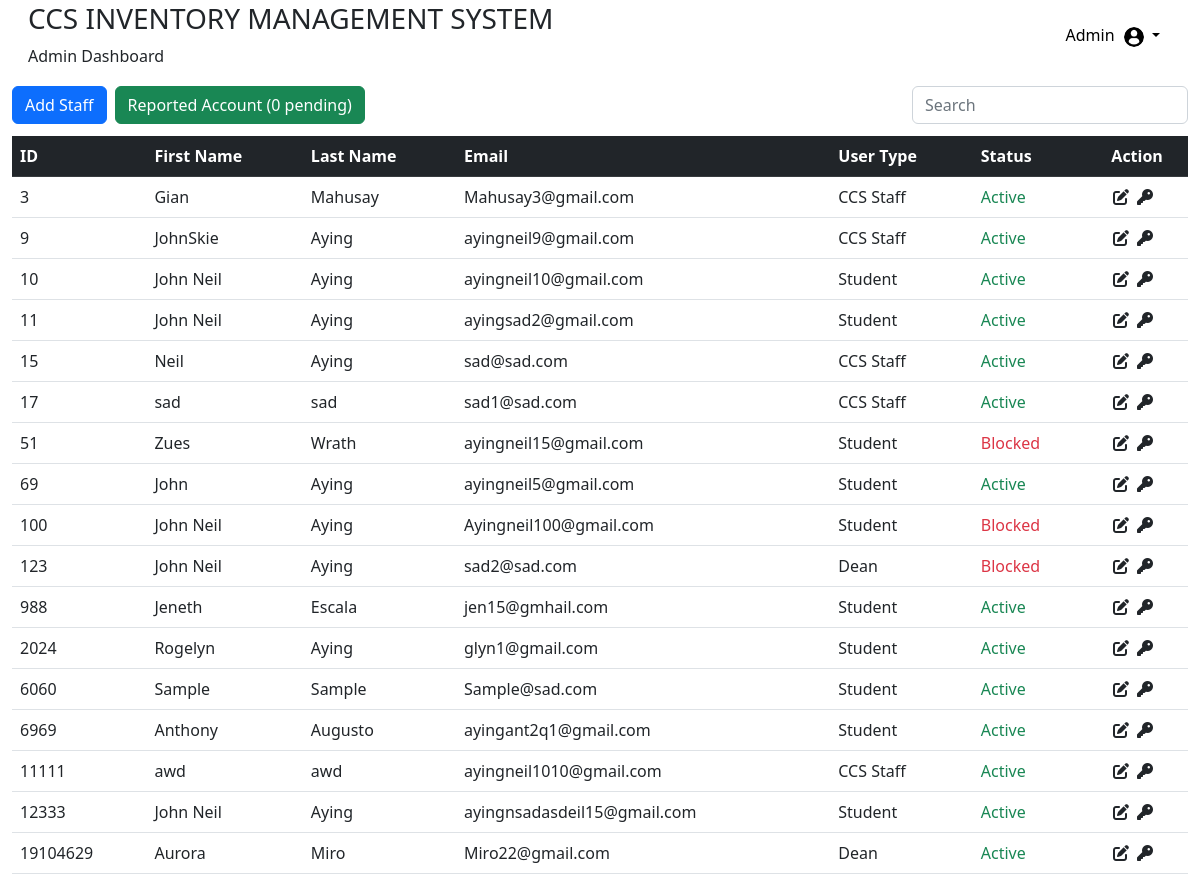
The app's page /DashboardAdmin/adminPage.php (signed in) with its own data.
### tables this page shows
CREATE TABLE `tblusers` (
  `id` int(11) NOT NULL,
  `addedbyid` int(11) NOT NULL,
  `usertype` varchar(50) NOT NULL,
  `fname` varchar(50) NOT NULL,
  `lname` varchar(50) NOT NULL,
  `password` varchar(50) NOT NULL,
  `online_status` enum('online','offline') DEFAULT 'offline',
  `status` varchar(20) NOT NULL,
  `email` varchar(50) NOT NULL,
  `gender` varchar(50) NOT NULL,
  `department` varchar(50) NOT NULL,
  `approveby` varchar(50) DEFAULT NULL,
  `datetimeregister` datetime DEFAULT NULL,
  `datetimeapprove` datetime DEFAULT NULL
);

### DashboardAdmin/adminPage.php (the view, shortened to what this page needs)
<?php
$servername = 'localhost';
$db_id = 'root';
$db_password = '';
$db_name = 'maininventorydb';
$con = mysqli_connect($servername, $db_id, $db_password, $db_name);
include('adminfunctions.php');
$search = isset($_GET["search"]) ? $_GET["search"] : '';
$sql = "SELECT * FROM `tblusers` WHERE usertype NOT IN ('Admin') AND status NOT IN ('Pending') AND (id LIKE '%$search%' OR lname LIKE '%$search%' OR usertype LIKE '%$search%')";
$result = mysqli_query($conn, $sql);
$queryCountPendingReports = "SELECT COUNT(*) AS pending_count FROM tblreportborroweracc WHERE status = 'Pending'";
$resultCountPendingReports = mysqli_query($con, $queryCountPendingReports);
if($resultCountPendingReports) {
    $row = mysqli_fetch_assoc($resultCountPendingReports);
    $pendingCount = $row['pending_count'];
} else {
    $pendingCount = 0;
}
?>
<!DOCTYPE html>
<html lang="en">
<head>
    <link rel="stylesheet" type="text/css" href="adminstyles.css">
    <link href="https://cdn.jsdelivr.net/npm/bootstrap@5.2.3/dist/css/bootstrap.min.css" rel="stylesheet">
    <link rel="stylesheet" href="https://cdnjs.cloudflare.com/ajax/libs/font-awesome/6.4.0/css/all.min.css" />
</head>
<body>
    <?php
    if ($result && mysqli_num_rows($result) > 0) {
        include('adminheader.php');
        echo '<div class="container-fluid">';
        echo '<div class="row mb-2">';
        echo '<div class="col-md-9 mb-1">';
        echo '<a href="addusers.php" class="btn btn-primary btn-block btn-add-new me-2">Add Staff</a>';
        echo '<a href="adminreportedborrower.php" class="btn btn-success btn-block btn-add-new">Reported Account ('. $pendingCount .' pending)</a>';
        echo '</div>';
        echo '<div class="col-md-3 text-end">';
        echo '<form action="" method="GET" class="input-group">';
        echo '<input type="text" class="form-control search-input " placeholder="Search" name="search" id="searchInput">';
        echo '</form>';
        echo '</div>';
        echo '</div>';
        echo '<table class="table table-hover">';
        echo '<thead class="table-dark ">';
        echo '<tr>';
        echo '<th scope="col">ID</th>';
        echo '<th scope="col">First Name</th>';
        echo '<th scope="col">Last Name</th>';
        echo '<th scope="col">Email</th>';
        echo '<th scope="col">User Type</th>';
        echo '<th scope="col">Status</th>';
        echo '<th class="text-center" scope="col">Action</th>';
        echo '</tr>';
        echo '</thead>';
        echo '<tbody>';
        while ($row = mysqli_fetch_assoc($result)) {
            echo '<tr>';
            echo '<td>' . $row["id"] . '</td>';
            echo '<td>' . $row["fname"] . '</td>';
            echo '<td>' . $row["lname"] . '</td>';
            echo '<td>' . $row["email"] . '</td>';
            echo '<td>' . $row["usertype"] . '</td>';
            echo '<td class="' . (strtolower($row["status"]) === 'active' ? 'text-success' : 'text-danger') . '">' . $row["status"] . '</td>';
            echo '<td class="text-center">';
            echo '<a href="edit.php?id=' . $row["id"] . '" class="link-dark"><i class="fa-solid fa-pen-to-square fs-7 me-2"></i></a>';
            echo '<a href="javascript:void(0);" onclick="confirmResetPassword(' . $row["id"] . ')" class="link-dark"><i class="fa-solid fa-key fs-7 me-2"></i></a>';
            echo '</td>';
            echo ' </tr>';
        }
        echo '</tbody>';
        echo '</table>';
        echo '</div>';
    }
    ?>
</body>
</html>

### DashboardAdmin/adminstyles.css (style rules this page uses)
.text-success { color: green; }
.text-danger { color: red; }

### records on screen
tblusers: id "3", fname "Gian", lname "Mahusay", email "Mahusay3@gmail.com", usertype "CCS Staff", status "Active"
tblusers: id "9", fname "JohnSkie", lname "Aying", email "ayingneil9@gmail.com", usertype "CCS Staff", status "Active"
tblusers: id "10", fname "John Neil", lname "Aying", email "ayingneil10@gmail.com", usertype "Student", status "Active"
tblusers: id "11", fname "John Neil", lname "Aying", email "ayingsad2@gmail.com", usertype "Student", status "Active"
tblusers: id "15", fname "Neil", lname "Aying", email "sad@sad.com", usertype "CCS Staff", status "Active"
tblusers: id "17", fname "sad", lname "sad", email "sad1@sad.com", usertype "CCS Staff", status "Active"
tblusers: id "51", fname "Zues", lname "Wrath", email "ayingneil15@gmail.com", usertype "Student", status "Blocked"
tblusers: id "69", fname "John", lname "Aying", email "ayingneil5@gmail.com", usertype "Student", status "Active"
tblusers: id "100", fname "John Neil", lname "Aying", email "Ayingneil100@gmail.com", usertype "Student", status "Blocked"
tblusers: id "123", fname "John Neil", lname "Aying", email "sad2@sad.com", usertype "Dean", status "Blocked"
tblusers: id "988", fname "Jeneth", lname "Escala", email "jen15@gmhail.com", usertype "Student", status "Active"
tblusers: id "2024", fname "Rogelyn", lname "Aying", email "glyn1@gmail.com", usertype "Student", status "Active"
tblusers: id "6060", fname "Sample", lname "Sample", email "Sample@sad.com", usertype "Student", status "Active"
tblusers: id "6969", fname "Anthony", lname "Augusto", email "ayingant2q1@gmail.com", usertype "Student", status "Active"
tblusers: id "11111", fname "awd", lname "awd", email "ayingneil1010@gmail.com", usertype "CCS Staff", status "Active"
tblusers: id "12333", fname "John Neil", lname "Aying", email "ayingnsadasdeil15@gmail.com", usertype "Student", status "Active"
tblusers: id "19104629", fname "Aurora", lname "Miro", email "Miro22@gmail.com", usertype "Dean", status "Active"

### other values on screen
$pendingCount "0"
